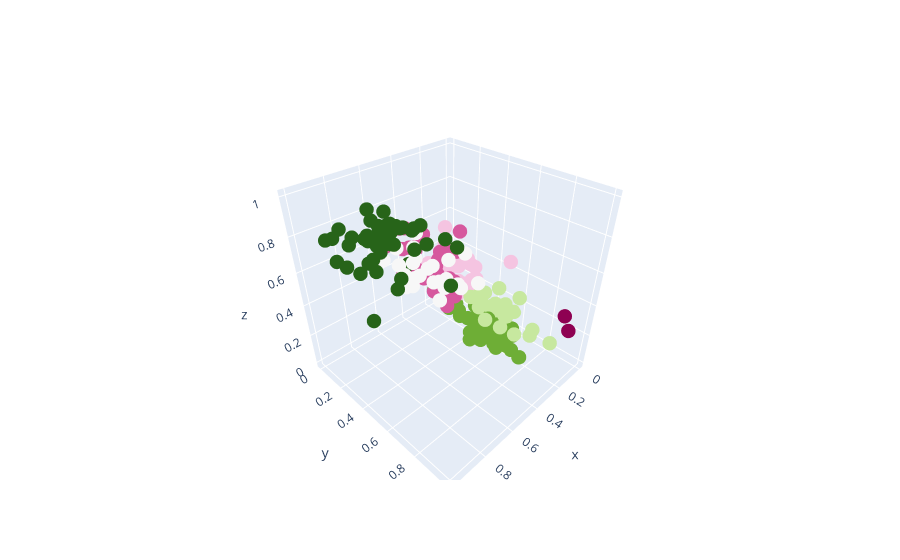

Notebook code cell kept with this figure:
### Code cell
fig = go.Figure(data=[go.Scatter3d(x=datanus['KernelLength'], y=datanus['AsymCoeff'],
                                  z=datanus['KernelWidth'], mode='markers',
                                   marker_color=model3.labels_, marker_size=5)])
fig.show()

### Figure 1 — Plotly figure (JSON) as saved in the notebook; plotly's stock layout.template omitted (floating-point values rounded to 4 significant figures; data arrays with more than 128 entries replaced by an {"elided": "..."} marker saying what was removed)
{"data": [{"marker": {"color": {"elided": "210 int values"}, "size": 5}, "mode": "markers", "type": "scatter3d", "x": {"elided": "210 float values"}, "y": {"elided": "210 float values"}, "z": {"elided": "210 float values"}}], "layout": {}}
